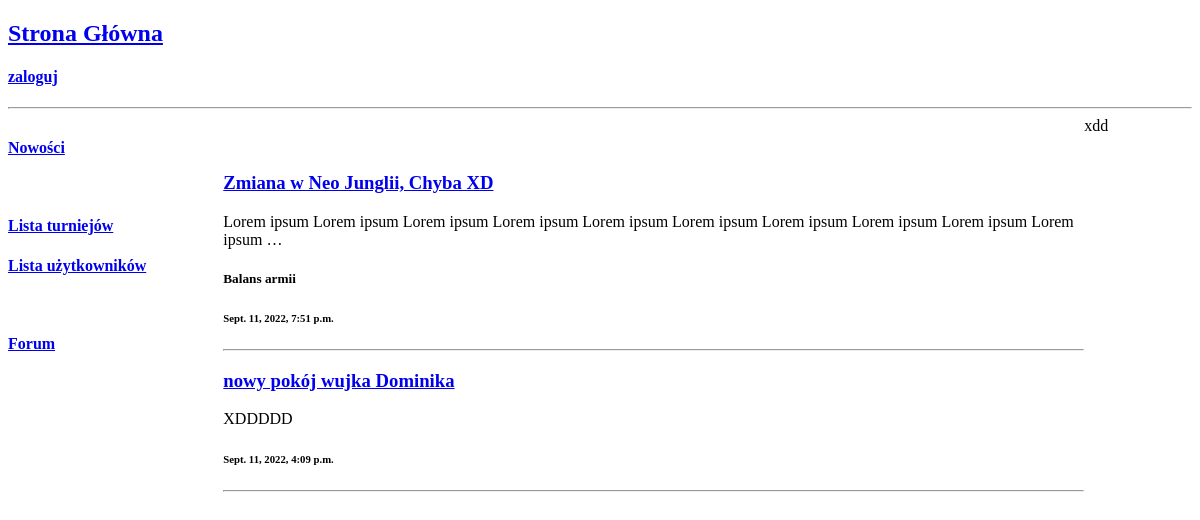
/forum/lista-pokojów/, run on an earlier commit of the app's database.
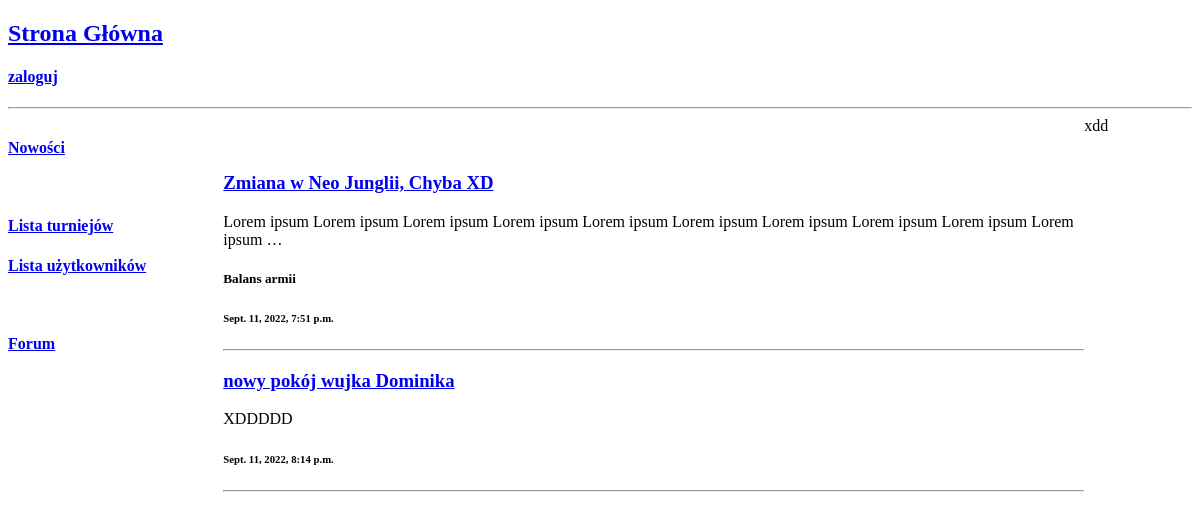
And on a later commit of the database.
### chat/models.py (models this page shows)
class Room(models.Model):
    host = models.ForeignKey(User, on_delete=models.SET_NULL, null=True)
    name = models.CharField(max_length=255)
    topic = models.ForeignKey(Topic,on_delete = models.SET_NULL, null = True, blank = True)
    description = models.TextField(null = True, blank = True)
    tournament = models.OneToOneField(Tournaments, null = True, blank = True, on_delete= models.CASCADE)
    data_create =  models.DateTimeField(auto_now_add = True)
    data_updated = models.DateTimeField(auto_now=True)
    def __str__(self):
        return self.name

### chat/models.py (called while the page is built)
    def __str__(self):
        return self.name

### chat/views.py (called while the page is built)
    def get_context_data(self, **kwargs):
        context = {}
        context['room_list'] = Room.objects.all()
        return context

### chat/templates/forum/room_list.html
{% extends 'base/main_home.html' %}
{% block home_content %}
<div>
    <br><br>
    {% for room in room_list %}
        <h3><a href="{% url 'chat:room_view' room.id %}">{{ room }}</a></h3>
        <p>{{ room.description|truncatewords:20 }}</p>
        {% if room.topic %}
            <h5>{{ room.topic }}</h5>
        {% endif %}
        <h6>{{ room.data_updated }}</h6>
        <hr>
    {% endfor %}
</div>
{% endblock home_content %}

What changed in the data, as far as the page shows it:
changed Room "nowy pokój wujka Dominika": data_updated "Sept. 11, 2022, 4:09 p.m." → "Sept. 11, 2022, 8:14 p.m."
